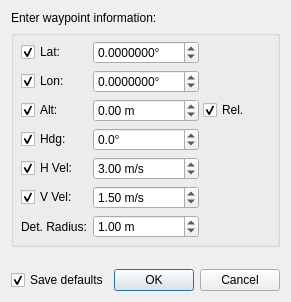
<?xml version="1.0" encoding="UTF-8"?>
<ui version="4.0">
 <class>WaypointDialog</class>
 <widget class="QDialog" name="WaypointDialog">
  <property name="windowModality">
   <enum>Qt::ApplicationModal</enum>
  </property>
  <property name="windowTitle">
   <string>Waypoint Dialog</string>
  </property>
  <property name="modal">
   <bool>true</bool>
  </property>
  <layout class="QGridLayout" name="gridLayout">
   <property name="spacing">
    <number>5</number>
   </property>
   <item row="1" column="0" colspan="2">
    <widget class="QGroupBox" name="groupBox">
     <property name="title">
      <string/>
     </property>
     <layout class="QHBoxLayout" name="horizontalLayout">
      <property name="spacing">
       <number>5</number>
      </property>
      <property name="leftMargin">
       <number>7</number>
      </property>
      <property name="topMargin">
       <number>5</number>
      </property>
      <property name="rightMargin">
       <number>7</number>
      </property>
      <property name="bottomMargin">
       <number>6</number>
      </property>
      <item>
       <layout class="QGridLayout" name="gridLayout_2">
        <property name="horizontalSpacing">
         <number>4</number>
        </property>
        <property name="verticalSpacing">
         <number>6</number>
        </property>
        <item row="3" column="1">
         <widget class="QDoubleSpinBox" name="fld_hdg">
          <property name="sizePolicy">
           <sizepolicy hsizetype="Preferred" vsizetype="Fixed">
            <horstretch>0</horstretch>
            <verstretch>0</verstretch>
           </sizepolicy>
          </property>
          <property name="focusPolicy">
           <enum>Qt::StrongFocus</enum>
          </property>
          <property name="toolTip">
           <string>Desired yaw angle</string>
          </property>
          <property name="wrapping">
           <bool>true</bool>
          </property>
          <property name="keyboardTracking">
           <bool>false</bool>
          </property>
          <property name="suffix">
           <string>°</string>
          </property>
          <property name="decimals">
           <number>1</number>
          </property>
          <property name="minimum">
           <double>-180.000000000000000</double>
          </property>
          <property name="maximum">
           <double>180.000000000000000</double>
          </property>
         </widget>
        </item>
        <item row="5" column="1">
         <widget class="QDoubleSpinBox" name="fld_vvel">
          <property name="sizePolicy">
           <sizepolicy hsizetype="Preferred" vsizetype="Fixed">
            <horstretch>0</horstretch>
            <verstretch>0</verstretch>
           </sizepolicy>
          </property>
          <property name="focusPolicy">
           <enum>Qt::StrongFocus</enum>
          </property>
          <property name="toolTip">
           <string>Desired yaw angle</string>
          </property>
          <property name="wrapping">
           <bool>true</bool>
          </property>
          <property name="keyboardTracking">
           <bool>false</bool>
          </property>
          <property name="suffix">
           <string> m/s</string>
          </property>
          <property name="decimals">
           <number>2</number>
          </property>
          <property name="minimum">
           <double>0.000000000000000</double>
          </property>
          <property name="maximum">
           <double>999.000000000000000</double>
          </property>
          <property name="singleStep">
           <double>0.100000000000000</double>
          </property>
          <property name="value">
           <double>1.500000000000000</double>
          </property>
         </widget>
        </item>
        <item row="1" column="1">
         <widget class="QDoubleSpinBox" name="fld_lon">
          <property name="sizePolicy">
           <sizepolicy hsizetype="Preferred" vsizetype="Fixed">
            <horstretch>0</horstretch>
            <verstretch>0</verstretch>
           </sizepolicy>
          </property>
          <property name="focusPolicy">
           <enum>Qt::WheelFocus</enum>
          </property>
          <property name="toolTip">
           <string>Longitude in degrees</string>
          </property>
          <property name="statusTip">
           <string>Longitude in degrees</string>
          </property>
          <property name="keyboardTracking">
           <bool>false</bool>
          </property>
          <property name="suffix">
           <string>°</string>
          </property>
          <property name="decimals">
           <number>7</number>
          </property>
          <property name="minimum">
           <double>-180.000000000000000</double>
          </property>
          <property name="maximum">
           <double>180.000000000000000</double>
          </property>
          <property name="singleStep">
           <double>0.000010000000000</double>
          </property>
         </widget>
        </item>
        <item row="0" column="1">
         <widget class="QDoubleSpinBox" name="fld_lat">
          <property name="sizePolicy">
           <sizepolicy hsizetype="Preferred" vsizetype="Fixed">
            <horstretch>0</horstretch>
            <verstretch>0</verstretch>
           </sizepolicy>
          </property>
          <property name="focusPolicy">
           <enum>Qt::WheelFocus</enum>
          </property>
          <property name="toolTip">
           <string>Latitude in degrees</string>
          </property>
          <property name="statusTip">
           <string>Latitude in degrees</string>
          </property>
          <property name="keyboardTracking">
           <bool>false</bool>
          </property>
          <property name="suffix">
           <string>°</string>
          </property>
          <property name="decimals">
           <number>7</number>
          </property>
          <property name="minimum">
           <double>-90.000000000000000</double>
          </property>
          <property name="maximum">
           <double>90.000000000000000</double>
          </property>
          <property name="singleStep">
           <double>0.000010000000000</double>
          </property>
         </widget>
        </item>
        <item row="0" column="0">
         <widget class="QCheckBox" name="sel_lat">
          <property name="text">
           <string>Lat:</string>
          </property>
          <property name="checked">
           <bool>true</bool>
          </property>
         </widget>
        </item>
        <item row="2" column="2">
         <widget class="QCheckBox" name="opt_alt_rel">
          <property name="text">
           <string>Rel.</string>
          </property>
          <property name="checked">
           <bool>true</bool>
          </property>
         </widget>
        </item>
        <item row="4" column="1">
         <widget class="QDoubleSpinBox" name="fld_hvel">
          <property name="sizePolicy">
           <sizepolicy hsizetype="Preferred" vsizetype="Fixed">
            <horstretch>0</horstretch>
            <verstretch>0</verstretch>
           </sizepolicy>
          </property>
          <property name="focusPolicy">
           <enum>Qt::StrongFocus</enum>
          </property>
          <property name="toolTip">
           <string>Desired yaw angle</string>
          </property>
          <property name="wrapping">
           <bool>true</bool>
          </property>
          <property name="keyboardTracking">
           <bool>false</bool>
          </property>
          <property name="suffix">
           <string> m/s</string>
          </property>
          <property name="decimals">
           <number>2</number>
          </property>
          <property name="minimum">
           <double>0.000000000000000</double>
          </property>
          <property name="maximum">
           <double>999.000000000000000</double>
          </property>
          <property name="singleStep">
           <double>0.100000000000000</double>
          </property>
          <property name="value">
           <double>3.000000000000000</double>
          </property>
         </widget>
        </item>
        <item row="2" column="1">
         <widget class="QDoubleSpinBox" name="fld_alt">
          <property name="sizePolicy">
           <sizepolicy hsizetype="Preferred" vsizetype="Fixed">
            <horstretch>0</horstretch>
            <verstretch>0</verstretch>
           </sizepolicy>
          </property>
          <property name="toolTip">
           <string>Altitude in meters</string>
          </property>
          <property name="statusTip">
           <string>Altitude in meters</string>
          </property>
          <property name="keyboardTracking">
           <bool>false</bool>
          </property>
          <property name="suffix">
           <string> m</string>
          </property>
          <property name="decimals">
           <number>2</number>
          </property>
          <property name="minimum">
           <double>-100000.000000000000000</double>
          </property>
          <property name="maximum">
           <double>100000.000000000000000</double>
          </property>
         </widget>
        </item>
        <item row="4" column="0">
         <widget class="QCheckBox" name="sel_hvel">
          <property name="text">
           <string>H Vel:</string>
          </property>
          <property name="checked">
           <bool>true</bool>
          </property>
         </widget>
        </item>
        <item row="1" column="0">
         <widget class="QCheckBox" name="sel_lon">
          <property name="text">
           <string>Lon:</string>
          </property>
          <property name="checked">
           <bool>true</bool>
          </property>
         </widget>
        </item>
        <item row="2" column="0">
         <widget class="QCheckBox" name="sel_alt">
          <property name="text">
           <string>Alt:</string>
          </property>
          <property name="checked">
           <bool>true</bool>
          </property>
         </widget>
        </item>
        <item row="5" column="0">
         <widget class="QCheckBox" name="sel_vvel">
          <property name="text">
           <string>V Vel:</string>
          </property>
          <property name="checked">
           <bool>true</bool>
          </property>
         </widget>
        </item>
        <item row="3" column="0">
         <widget class="QCheckBox" name="sel_hdg">
          <property name="text">
           <string>Hdg:</string>
          </property>
          <property name="checked">
           <bool>true</bool>
          </property>
         </widget>
        </item>
        <item row="6" column="1">
         <widget class="QDoubleSpinBox" name="fld_hradius">
          <property name="sizePolicy">
           <sizepolicy hsizetype="Preferred" vsizetype="Fixed">
            <horstretch>0</horstretch>
            <verstretch>0</verstretch>
           </sizepolicy>
          </property>
          <property name="toolTip">
           <string>&lt;html&gt;&lt;head/&gt;&lt;body&gt;&lt;p&gt;Horizontal and vertial waypoint arrival detection radius in meters.&lt;/p&gt;&lt;/body&gt;&lt;/html&gt;</string>
          </property>
          <property name="statusTip">
           <string>Altitude in meters</string>
          </property>
          <property name="keyboardTracking">
           <bool>false</bool>
          </property>
          <property name="suffix">
           <string> m</string>
          </property>
          <property name="decimals">
           <number>2</number>
          </property>
          <property name="minimum">
           <double>0.100000000000000</double>
          </property>
          <property name="maximum">
           <double>100000.000000000000000</double>
          </property>
          <property name="singleStep">
           <double>0.500000000000000</double>
          </property>
          <property name="value">
           <double>1.000000000000000</double>
          </property>
         </widget>
        </item>
        <item row="6" column="0">
         <widget class="QLabel" name="label_hradius">
          <property name="text">
           <string>Det. Radius:</string>
          </property>
         </widget>
        </item>
       </layout>
      </item>
     </layout>
    </widget>
   </item>
   <item row="3" column="1">
    <widget class="QDialogButtonBox" name="buttonBox">
     <property name="orientation">
      <enum>Qt::Horizontal</enum>
     </property>
     <property name="standardButtons">
      <set>QDialogButtonBox::Cancel|QDialogButtonBox::Ok</set>
     </property>
    </widget>
   </item>
   <item row="3" column="0">
    <widget class="QCheckBox" name="opt_saveDefaults">
     <property name="text">
      <string>Save defaults</string>
     </property>
     <property name="checked">
      <bool>true</bool>
     </property>
    </widget>
   </item>
   <item row="0" column="0" colspan="2">
    <widget class="QLabel" name="label">
     <property name="text">
      <string>Enter waypoint information:</string>
     </property>
     <property name="wordWrap">
      <bool>true</bool>
     </property>
    </widget>
   </item>
   <item row="2" column="0" colspan="2">
    <spacer name="verticalSpacer">
     <property name="orientation">
      <enum>Qt::Vertical</enum>
     </property>
     <property name="sizeHint" stdset="0">
      <size>
       <width>20</width>
       <height>17</height>
      </size>
     </property>
    </spacer>
   </item>
  </layout>
 </widget>
 <resources/>
 <connections>
  <connection>
   <sender>sel_lat</sender>
   <signal>toggled(bool)</signal>
   <receiver>fld_lat</receiver>
   <slot>setEnabled(bool)</slot>
   <hints>
    <hint type="sourcelabel">
     <x>52</x>
     <y>30</y>
    </hint>
    <hint type="destinationlabel">
     <x>140</x>
     <y>30</y>
    </hint>
   </hints>
  </connection>
  <connection>
   <sender>sel_lon</sender>
   <signal>toggled(bool)</signal>
   <receiver>fld_lon</receiver>
   <slot>setEnabled(bool)</slot>
   <hints>
    <hint type="sourcelabel">
     <x>52</x>
     <y>57</y>
    </hint>
    <hint type="destinationlabel">
     <x>140</x>
     <y>57</y>
    </hint>
   </hints>
  </connection>
  <connection>
   <sender>sel_alt</sender>
   <signal>toggled(bool)</signal>
   <receiver>fld_alt</receiver>
   <slot>setEnabled(bool)</slot>
   <hints>
    <hint type="sourcelabel">
     <x>52</x>
     <y>84</y>
    </hint>
    <hint type="destinationlabel">
     <x>140</x>
     <y>84</y>
    </hint>
   </hints>
  </connection>
  <connection>
   <sender>sel_hdg</sender>
   <signal>toggled(bool)</signal>
   <receiver>fld_hdg</receiver>
   <slot>setEnabled(bool)</slot>
   <hints>
    <hint type="sourcelabel">
     <x>52</x>
     <y>111</y>
    </hint>
    <hint type="destinationlabel">
     <x>140</x>
     <y>111</y>
    </hint>
   </hints>
  </connection>
  <connection>
   <sender>sel_hvel</sender>
   <signal>toggled(bool)</signal>
   <receiver>fld_hvel</receiver>
   <slot>setEnabled(bool)</slot>
   <hints>
    <hint type="sourcelabel">
     <x>52</x>
     <y>138</y>
    </hint>
    <hint type="destinationlabel">
     <x>140</x>
     <y>138</y>
    </hint>
   </hints>
  </connection>
  <connection>
   <sender>sel_vvel</sender>
   <signal>toggled(bool)</signal>
   <receiver>fld_vvel</receiver>
   <slot>setEnabled(bool)</slot>
   <hints>
    <hint type="sourcelabel">
     <x>52</x>
     <y>165</y>
    </hint>
    <hint type="destinationlabel">
     <x>140</x>
     <y>165</y>
    </hint>
   </hints>
  </connection>
  <connection>
   <sender>sel_alt</sender>
   <signal>toggled(bool)</signal>
   <receiver>opt_alt_rel</receiver>
   <slot>setEnabled(bool)</slot>
   <hints>
    <hint type="sourcelabel">
     <x>52</x>
     <y>84</y>
    </hint>
    <hint type="destinationlabel">
     <x>228</x>
     <y>84</y>
    </hint>
   </hints>
  </connection>
  <connection>
   <sender>buttonBox</sender>
   <signal>accepted()</signal>
   <receiver>WaypointDialog</receiver>
   <slot>accept()</slot>
   <hints>
    <hint type="sourcelabel">
     <x>248</x>
     <y>254</y>
    </hint>
    <hint type="destinationlabel">
     <x>157</x>
     <y>274</y>
    </hint>
   </hints>
  </connection>
  <connection>
   <sender>buttonBox</sender>
   <signal>rejected()</signal>
   <receiver>WaypointDialog</receiver>
   <slot>reject()</slot>
   <hints>
    <hint type="sourcelabel">
     <x>316</x>
     <y>260</y>
    </hint>
    <hint type="destinationlabel">
     <x>286</x>
     <y>274</y>
    </hint>
   </hints>
  </connection>
 </connections>
</ui>
